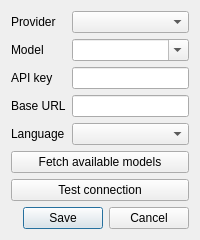
<?xml version="1.0" encoding="UTF-8"?>
<ui version="4.0">
 <class>SettingsDialog</class>
 <widget class="QWidget" name="settingsRoot">
     <property name="windowTitle"><string>AI Tutor Settings</string></property>
     <layout class="QFormLayout" name="formLayout">
      <item row="0" column="0"><widget class="QLabel" name="providerLabel"><property name="text"><string>Provider</string></property></widget></item>
      <item row="0" column="1"><widget class="QComboBox" name="providerComboBox"/></item>
      <item row="1" column="0"><widget class="QLabel" name="modelLabel"><property name="text"><string>Model</string></property></widget></item>
      <item row="1" column="1"><widget class="QComboBox" name="modelComboBox"><property name="editable"><bool>true</bool></property></widget></item>
      <item row="2" column="0"><widget class="QLabel" name="apiKeyLabel"><property name="text"><string>API key</string></property></widget></item>
      <item row="2" column="1"><widget class="QLineEdit" name="apiKeyLineEdit"><property name="echoMode"><enum>QLineEdit::Password</enum></property></widget></item>
      <item row="3" column="0"><widget class="QLabel" name="baseUrlLabel"><property name="text"><string>Base URL</string></property></widget></item>
      <item row="3" column="1"><widget class="QLineEdit" name="baseUrlLineEdit"/></item>
    <item row="4" column="0"><widget class="QLabel" name="languageLabel"><property name="text"><string>Language</string></property></widget></item>
    <item row="4" column="1"><widget class="QComboBox" name="languageComboBox"/></item>
    <item row="5" column="0" colspan="2"><widget class="QPushButton" name="refreshModelsButton"><property name="text"><string>Fetch available models</string></property></widget></item>
    <item row="6" column="0" colspan="2"><widget class="QPushButton" name="testConnectionButton"><property name="text"><string>Test connection</string></property></widget></item>
    <item row="7" column="0" colspan="2"><widget class="QDialogButtonBox" name="buttonBox"><property name="standardButtons"><set>QDialogButtonBox::Cancel|QDialogButtonBox::Save</set></property></widget></item>
     </layout>
 </widget>
 <resources/>
 <connections/>
</ui>
